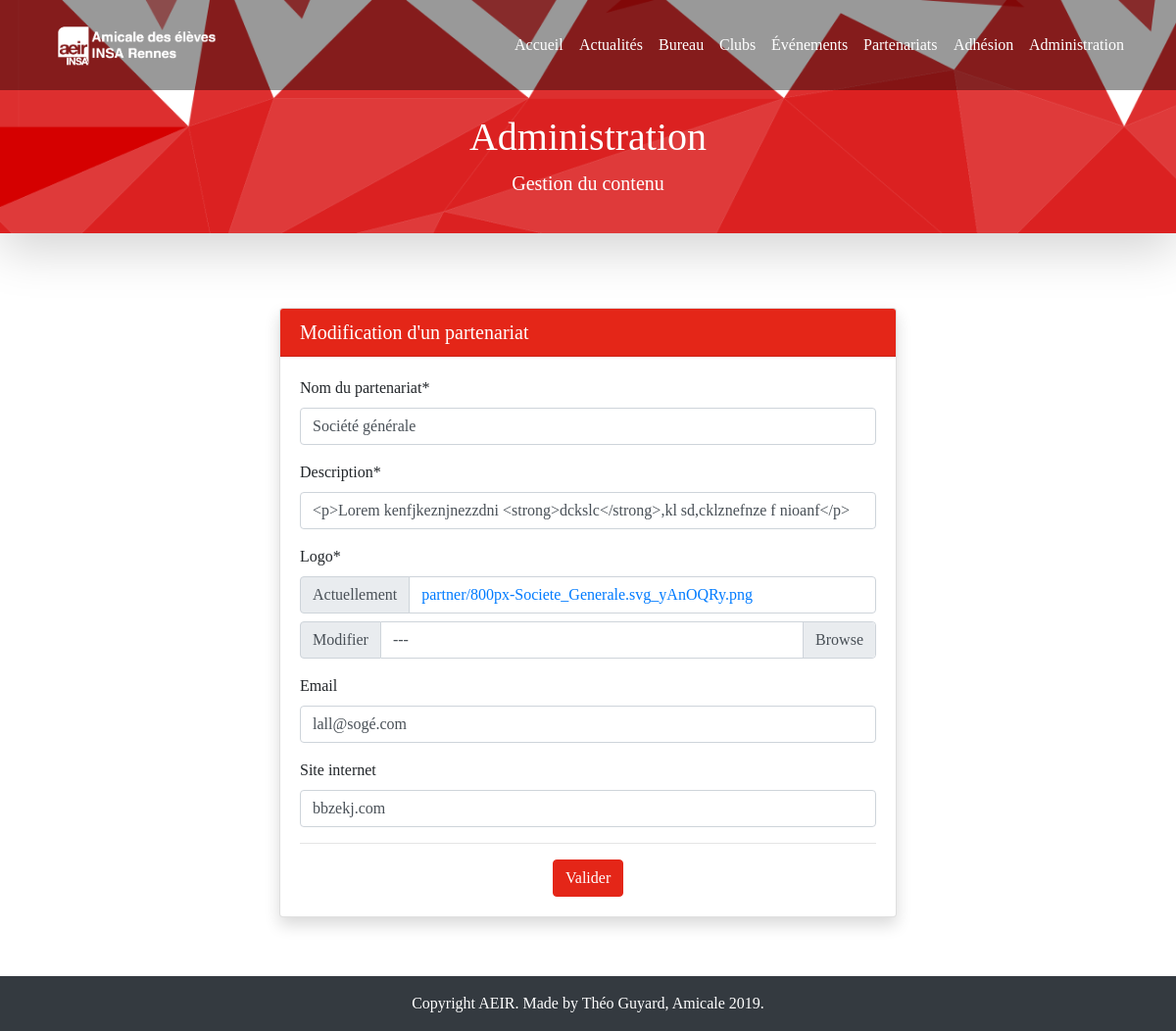
Screenshot of /administration/partner_update/1 (signed in) with the database file from the repository.
### content/models.py (models this page shows, shortened)
class Partner(models.Model):
    name = models.CharField(max_length=200)
    description = RichTextField()
    logo = StdImageField(upload_to="partner", validators=[MinSizeValidator(800, 100)],)
    mail = models.EmailField(blank=True)
    website = models.CharField(max_length=200, blank=True)

### administration/views.py (the view, shortened to what this page needs)
class AdministrationPartnerUpdateView(
    UserPassesTestMixin, LoginRequiredMixin, UpdateView
):
    login_url = "administration_login"
    template_name = "administration/partner_update.html"
    model = Partner
    form_class = PartnerForm
    def get_context_data(self, **kwargs):
        context = super().get_context_data(**kwargs)
        context["page_title"] = "Administration"
        context["page_subtitle"] = "Gestion du contenu"
        return context
    def test_func(self):
        return self.request.user.groups.filter(name="Content management").exists()

### content/forms.py
class PartnerForm(ModelForm):
    description = CharField(widget=CKEditorWidget())
    def __init__(self, *args, **kwargs):
        super().__init__(*args, **kwargs)
        self.helper = FormHelper()
        self.helper.layout = Layout(
            Field("name"),
            Field("description"),
            Field("logo"),
            Field("mail"),
            Field("website"),
            HTML("""<hr>"""),
            ButtonHolder(
                Submit("submit", "Valider", css_class="btn-primary hvr-grow"),
                css_class="text-center",
            ),
        )
    class Meta:
        model = Partner
        fields = "__all__"
        labels = {
            "name": "Nom du partenariat",
            "description": "Description",
            "logo": "Logo",
            "mail": "Email",
            "website": "Site internet",
        }

### templates/administration/partner_update.html (shortened to what this page needs)
{% extends 'base.html' %}
{% load crispy_forms_tags %}
{% block content %}
<div class="row mt-3">
    <div class="col-md-8 m-auto">
        <div class="card shadow">
            <h5 class="card-header bg-primary text-white">Modification d'un partenariat</h5>
            <div class="card-body">
                <form enctype='multipart/form-data' method='post'>
                    {% crispy form %}
                </form>
            </div>
        </div>
    </div>
</div>
{% endblock %}

### static/css/style.css (style rules this page uses)
html, body { font-family: "DIN-pro"; height: 100%; }

### rows the page displays
Partner: name "Société générale", description "<p>Lorem kenfjkeznjnezzdni <strong>dckslc</strong>,kl sd,cklznefnze f nioanf</p>", mail "lall@sogé.com", website "bbzekj.com"

### other values shown
{{ page_title }} "Administration"
{{ page_subtitle }} "Gestion du contenu"
